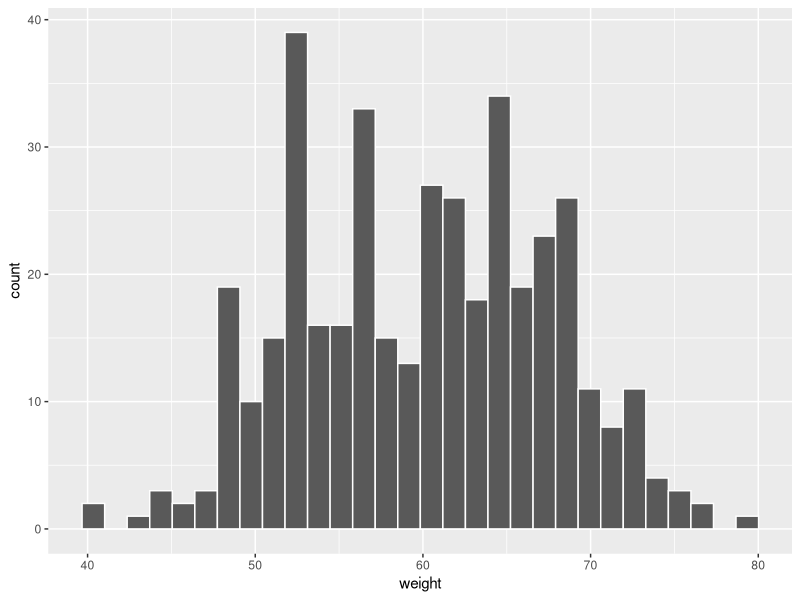
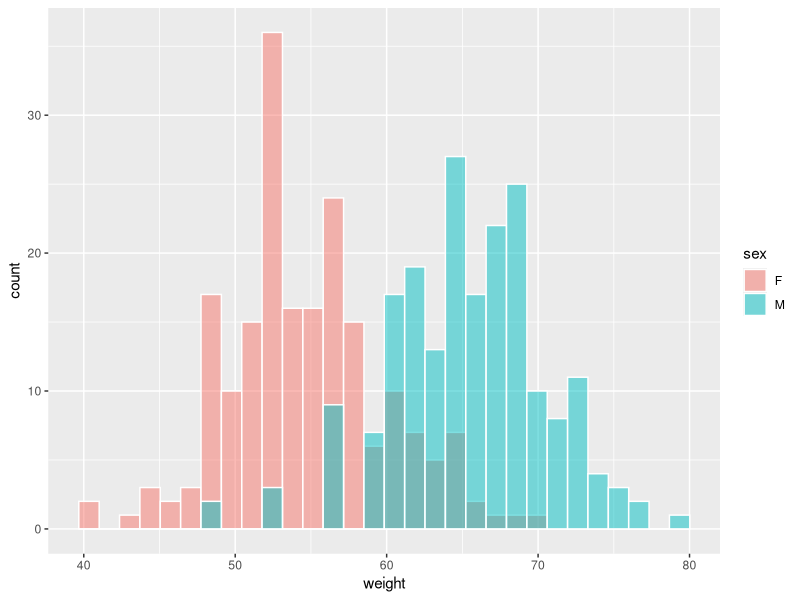
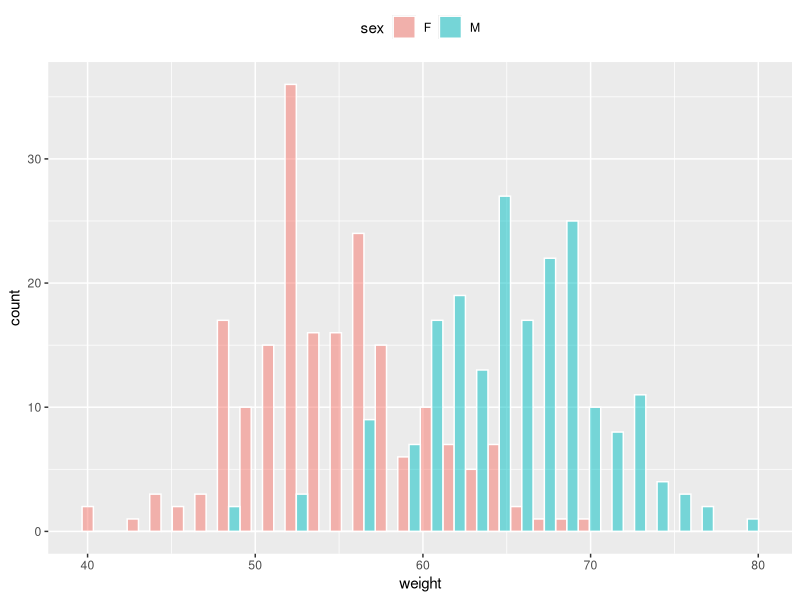
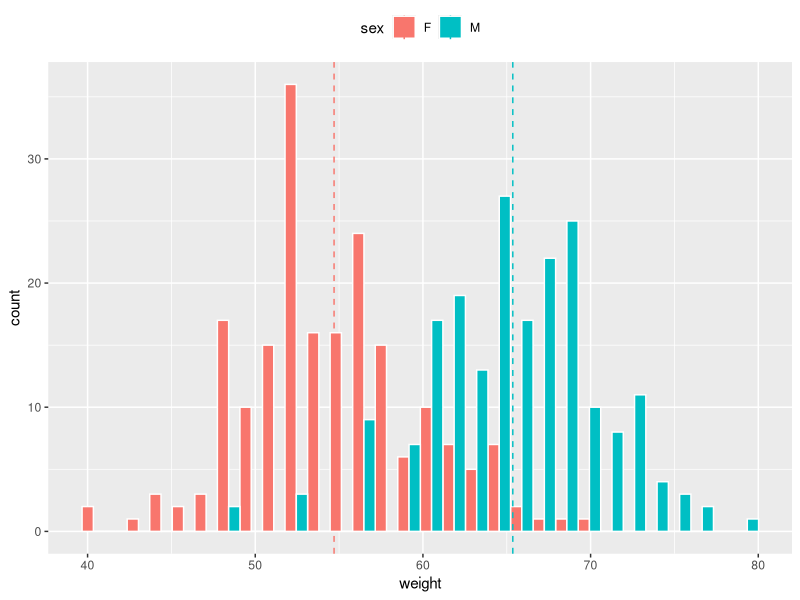
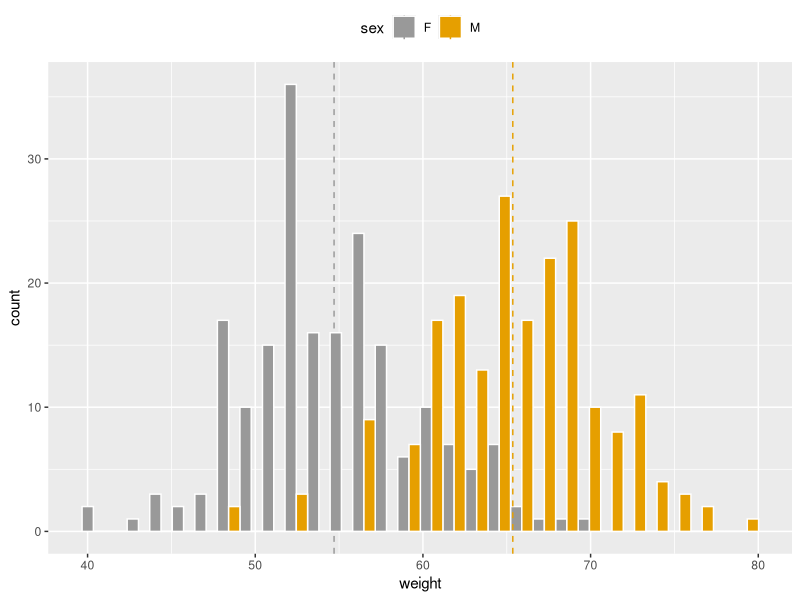
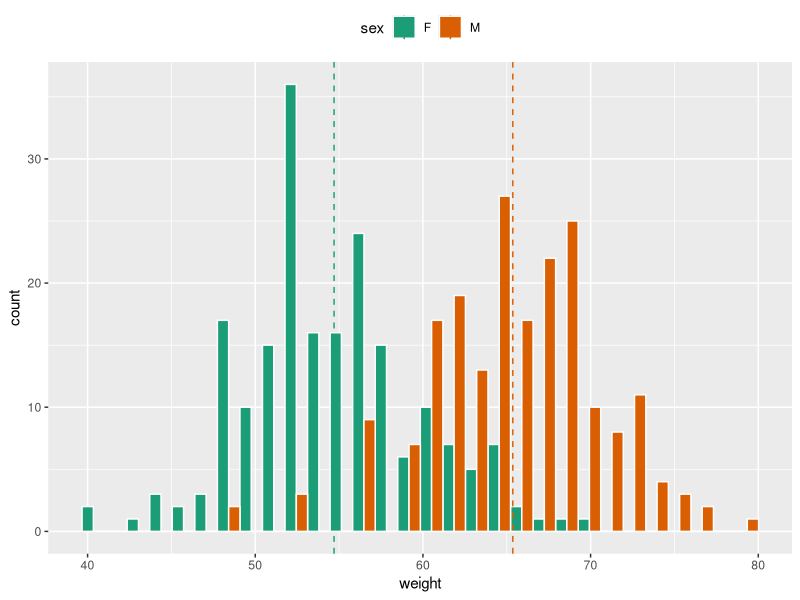

These charts were generated, in order, by the following R code:
# Importing the data set
dataset = read.csv("data.csv")

# Importing the library
library(ggplot2)

# Creating the basic histogram
ggplot(dataset, aes(x = weight)) +
  geom_histogram(color = "white")

# Changing histogram plot line colors by groups
ggplot(dataset, aes(x = weight, fill = sex)) +
  geom_histogram(color = "white", alpha = .5, position = "identity")

# We can change the position adjustment 
# to use for overlapping points on the layer.
# Possible values for the argument position are 
# "identity", "stack", "dodge". Default value is "stack".

# Interleaved histograms
ggplot(dataset, aes(x = weight, fill = sex)) +
  geom_histogram(color = "white", alpha = .5, position = "dodge") +
  theme(legend.position = "top")

# The plyr package is used to calculate 
# the mean weight of each group.

# install.packages("plyr")
library(plyr)
group_means = ddply(dataset, "sex", summarise, grp.mean = mean(weight))
group_means

# Adding mean lines
myPlot = ggplot(dataset, aes(x = weight, fill = sex)) +
  geom_histogram(color = "white", alpha = 1, position = "dodge") +
  geom_vline(data = group_means, aes(xintercept = grp.mean, color = sex), 
             linetype = "dashed") +
  theme(legend.position = "top")

myPlot

# Using custom color palettes
myPlot + scale_color_manual(values = c("#999999", "#E69F00")) +
  scale_fill_manual(values = c("#999999", "#E69F00"))

# Using color brewer color palettes
myPlot + scale_color_brewer(palette = "Dark2") +
  scale_fill_brewer(palette = "Dark2")